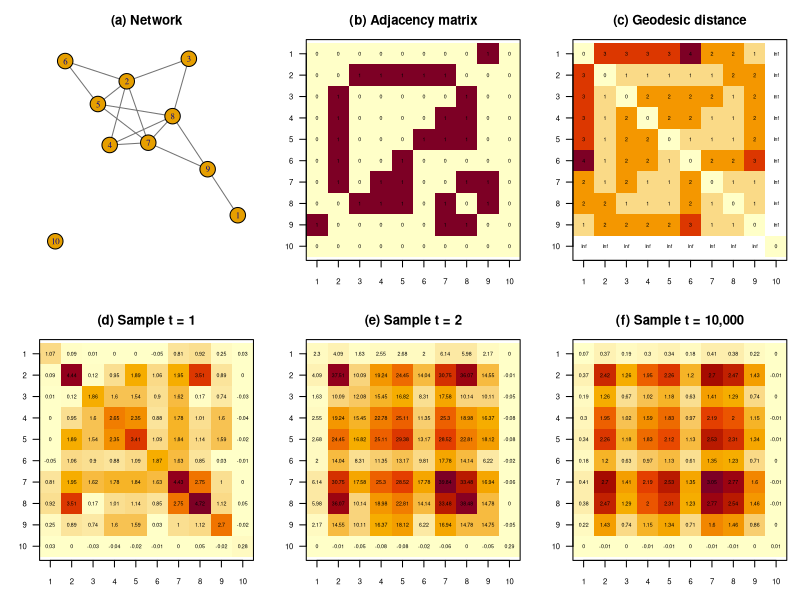
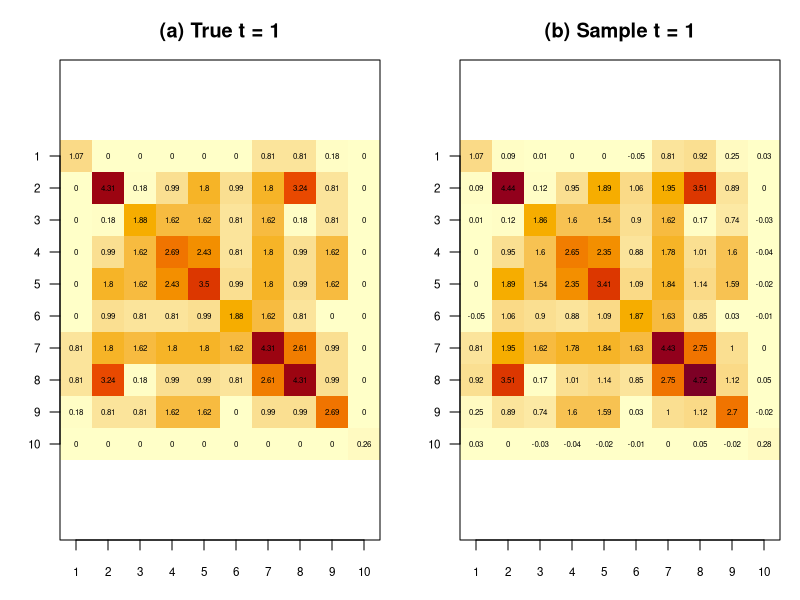
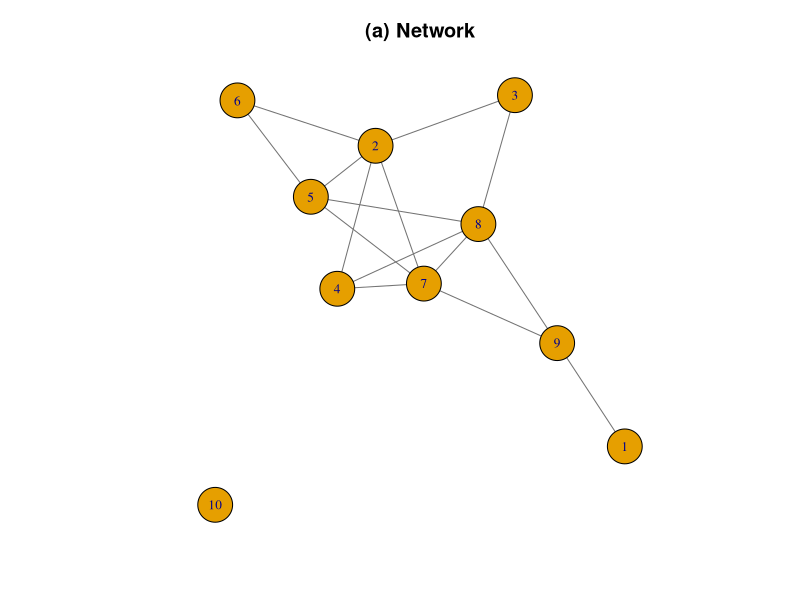
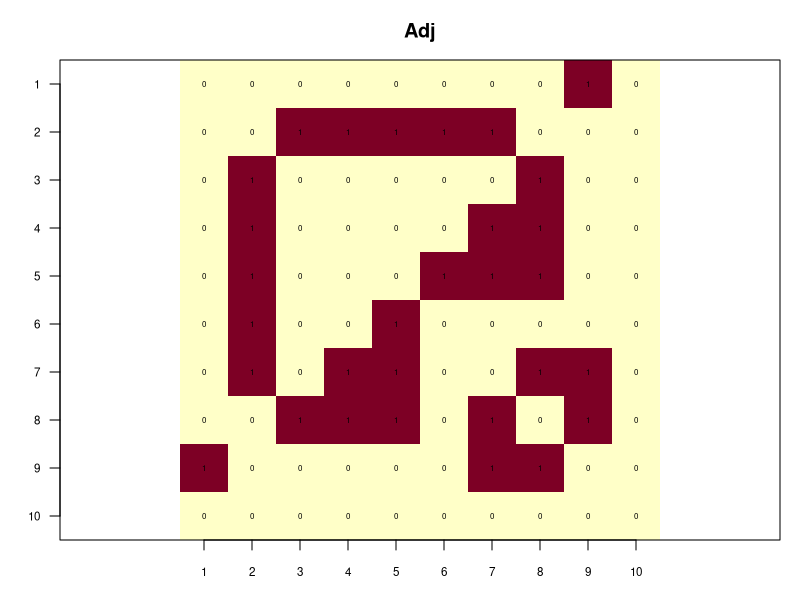
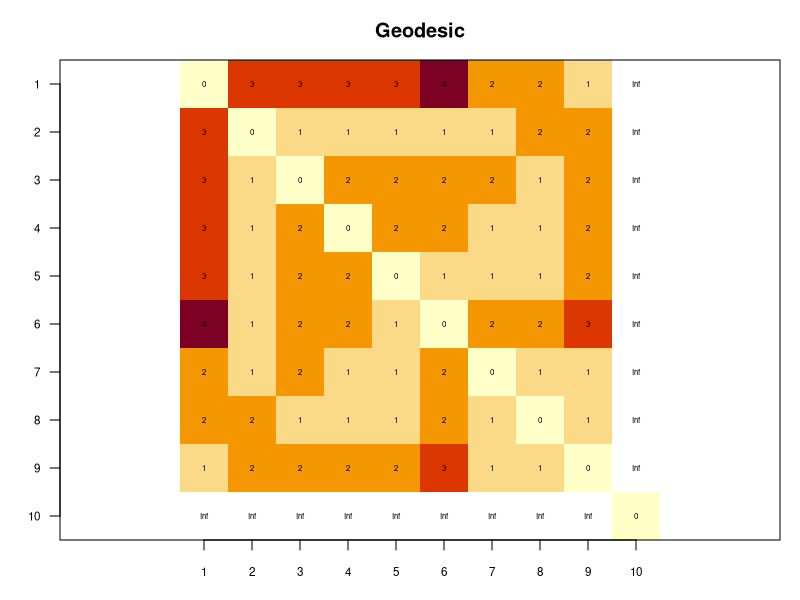
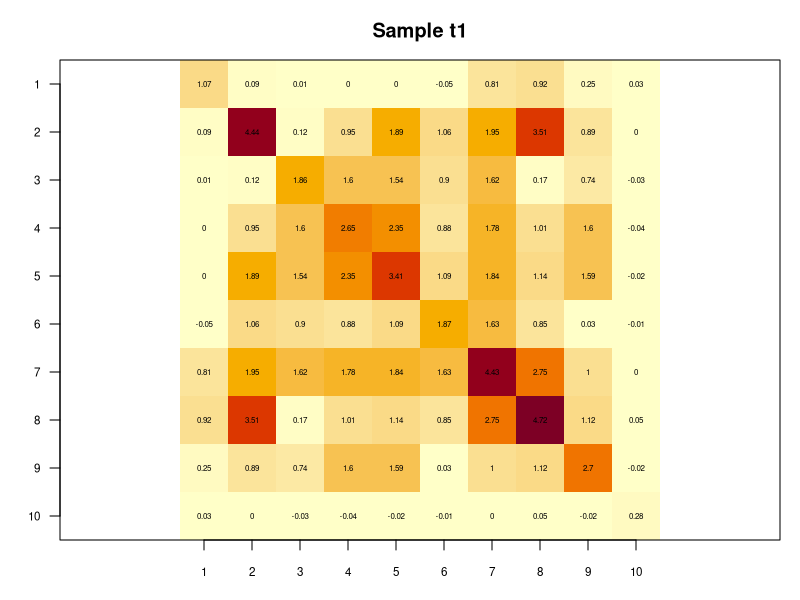
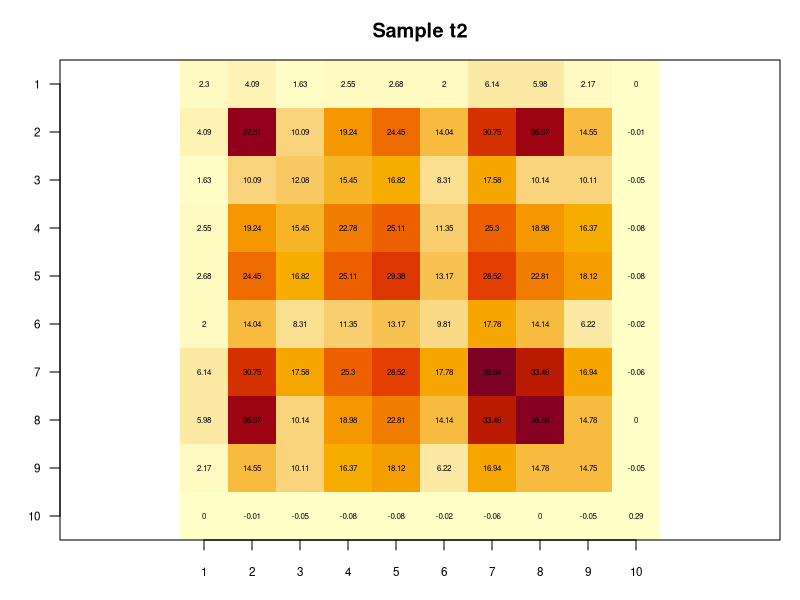
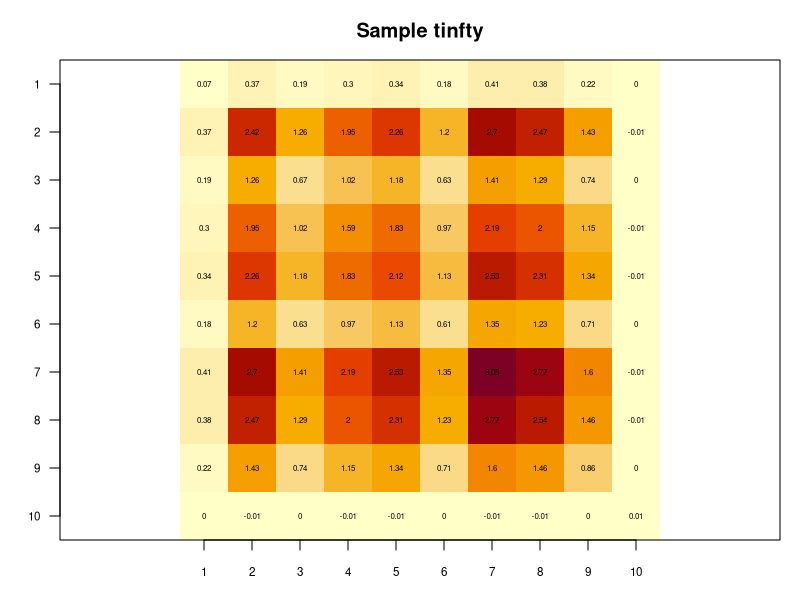

Write the R code that produced these figures, in order.
# Figure 1 (six panels) and Figure 2 (true vs sample t=1).
# Run from illustrations/. All networks here are synthetic.
popn <- 10L
edges <- 15L
graph_seed <- 124L
simulation_seed <- 124L
n_sim <- 1000L
long_time <- 10000L
k <- 0.9
alpha <- 0.1
noise_sd <- 0.5
long_k <- 0.234
long_alpha <- 0.09
long_noise_sd <- 0.1

set.seed(graph_seed)
graph <- igraph::sample_gnm(popn, edges, directed=FALSE, loops=FALSE)
A <- as.matrix(igraph::as_adjacency_matrix(graph,sparse=FALSE))
Geodesic <- igraph::distances(graph)
B <- k*A + alpha*diag(popn)
True_t1 <- B %*% t(B) + noise_sd^2*diag(popn)
# Explicit new Monte Carlo stream: historical intermediate RNG states are unavailable.
# Rows are independent replicates. Updating all rows together preserves the process law.
set.seed(simulation_seed)
Y0_t1 <- matrix(rnorm(n_sim*popn),nrow=n_sim)
Y_t1 <- Y0_t1 %*% t(B) + matrix(rnorm(n_sim*popn,sd=noise_sd),nrow=n_sim)
Y_t2 <- matrix(rnorm(n_sim*popn),nrow=n_sim)
for (time in 1:2) {
  Y_t2 <- Y_t2 %*% t(B) + matrix(rnorm(n_sim*popn,sd=noise_sd),nrow=n_sim)
}
B_long <- long_k*A + long_alpha*diag(popn)
stopifnot(max(abs(eigen(B_long,symmetric=TRUE,only.values=TRUE)$values)) < 1)
Y_tinfty <- matrix(rnorm(n_sim*popn),nrow=n_sim)
for (time in seq_len(long_time)) {
  Y_tinfty <- Y_tinfty %*% t(B_long) +
    matrix(rnorm(n_sim*popn,sd=long_noise_sd),nrow=n_sim)
}
Sample_t1 <- cov(Y_t1)
Sample_t2 <- cov(Y_t2)
Sample_tinfty <- cov(Y_tinfty)

# Shared numeric scale for true/sample t=1; other covariance panels use their own scale.
palette <- grDevices::hcl.colors(40,"YlOrRd",rev=TRUE)
t1_limits <- range(True_t1,Sample_t1)
draw_matrix <- function(M,title,limits=range(M[is.finite(M)])) {
  graphics::par(mar=c(3,3,3,1))
  finite <- M[is.finite(M)]
  if (diff(limits)==0) limits <- limits+c(-.5,.5)
  display <- M
  display[!is.finite(display)] <- NA_real_
  image(seq_len(ncol(M)),seq_len(nrow(M)),t(display[nrow(M):1,,drop=FALSE]),
    col=palette,zlim=limits,axes=FALSE,xlab="Node",ylab="Node",asp=1,main=title)
  axis(1,at=seq_len(ncol(M)),cex.axis=.7)
  axis(2,at=seq_len(nrow(M)),labels=nrow(M):1,las=1,cex.axis=.7)
  # Values make every scale explicit; nonconnected geodesics are shown as Inf.
  for (i in seq_len(nrow(M))) for (j in seq_len(ncol(M))) {
    text(j,nrow(M)+1-i,if(is.finite(M[i,j])) format(round(M[i,j],2),trim=TRUE) else "Inf",cex=.48)
  }
  box()
}
set.seed(graph_seed)
network_layout <- igraph::layout_with_fr(graph)
draw_network <- function() {
  par(mar=c(3,3,3,1))
  plot(graph,layout=network_layout,vertex.size=17,vertex.label.cex=.8,
    edge.color="grey45",main="(a) Network")
}
dir.create("figures",showWarnings=FALSE)
pdf("figures/figure1.pdf",width=12,height=8,useDingbats=FALSE)
par(mfrow=c(2,3))
draw_network()
draw_matrix(A,"(b) Adjacency matrix")
draw_matrix(Geodesic,"(c) Geodesic distance")
draw_matrix(Sample_t1,"(d) Sample t = 1",t1_limits)
draw_matrix(Sample_t2,"(e) Sample t = 2")
draw_matrix(Sample_tinfty,"(f) Sample t = 10,000")
dev.off()
pdf("figures/figure2.pdf",width=8,height=4,useDingbats=FALSE)
par(mfrow=c(1,2))
draw_matrix(True_t1,"(a) True t = 1",t1_limits)
draw_matrix(Sample_t1,"(b) Sample t = 1",t1_limits)
dev.off()
# Manuscript asset names; all generated from the same objects as the composites.
pdf("figures/network.pdf",width=5,height=5,useDingbats=FALSE)
draw_network(); dev.off()
panels <- list(Adj=A,Geodesic=Geodesic,Sample_t1=Sample_t1,Sample_t2=Sample_t2,
  Sample_tinfty=Sample_tinfty,True_t1=True_t1)
for (name in names(panels)) {
  pdf(file.path("figures",paste0(name,".pdf")),width=5,height=5,useDingbats=FALSE)
  draw_matrix(panels[[name]],gsub("_"," ",name),
    if(name %in% c("True_t1","Sample_t1")) t1_limits else range(panels[[name]][is.finite(panels[[name]])]))
  dev.off()
}
dir.create("results",showWarnings=FALSE)
saveRDS(list(A=A,True_t1=True_t1,Sample_t1=Sample_t1,Sample_t2=Sample_t2,
  Sample_tinfty=Sample_tinfty),"results/illustration_matrices.rds")
writeLines(capture.output(sessionInfo()),"results/session_info.txt")
